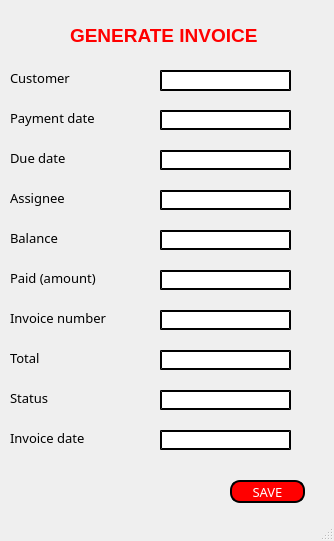
<?xml version="1.0" encoding="UTF-8"?>
<ui version="4.0">
 <class>SecondWindow</class>
 <widget class="QMainWindow" name="SecondWindow">
  <property name="geometry">
   <rect>
    <x>0</x>
    <y>0</y>
    <width>334</width>
    <height>541</height>
   </rect>
  </property>
  <property name="font">
   <font>
    <family>Algerian</family>
   </font>
  </property>
  <property name="windowTitle">
   <string>MainWindow</string>
  </property>
  <widget class="QWidget" name="centralwidget">
   <widget class="QLineEdit" name="lineEdit">
    <property name="geometry">
     <rect>
      <x>160</x>
      <y>70</y>
      <width>131</width>
      <height>21</height>
     </rect>
    </property>
    <property name="font">
     <font>
      <family>Algerian</family>
      <pointsize>8</pointsize>
     </font>
    </property>
    <property name="autoFillBackground">
     <bool>false</bool>
    </property>
    <property name="styleSheet">
     <string notr="true">
border-style:outset;
border-width:2px;

border-color:white;
border-color:black</string>
    </property>
    <property name="text">
     <string/>
    </property>
   </widget>
   <widget class="QLabel" name="label">
    <property name="geometry">
     <rect>
      <x>10</x>
      <y>70</y>
      <width>71</width>
      <height>16</height>
     </rect>
    </property>
    <property name="font">
     <font>
      <pointsize>10</pointsize>
      <weight>50</weight>
      <bold>false</bold>
     </font>
    </property>
    <property name="text">
     <string>Customer</string>
    </property>
   </widget>
   <widget class="QLabel" name="label_2">
    <property name="geometry">
     <rect>
      <x>10</x>
      <y>310</y>
      <width>101</width>
      <height>16</height>
     </rect>
    </property>
    <property name="font">
     <font>
      <pointsize>10</pointsize>
      <weight>50</weight>
      <bold>false</bold>
     </font>
    </property>
    <property name="text">
     <string>Invoice number</string>
    </property>
   </widget>
   <widget class="QLabel" name="label_3">
    <property name="geometry">
     <rect>
      <x>10</x>
      <y>110</y>
      <width>101</width>
      <height>16</height>
     </rect>
    </property>
    <property name="font">
     <font>
      <pointsize>10</pointsize>
      <weight>50</weight>
      <bold>false</bold>
     </font>
    </property>
    <property name="text">
     <string>Payment date</string>
    </property>
   </widget>
   <widget class="QLabel" name="label_4">
    <property name="geometry">
     <rect>
      <x>10</x>
      <y>150</y>
      <width>71</width>
      <height>16</height>
     </rect>
    </property>
    <property name="font">
     <font>
      <pointsize>10</pointsize>
      <weight>50</weight>
      <bold>false</bold>
     </font>
    </property>
    <property name="text">
     <string>Due date</string>
    </property>
   </widget>
   <widget class="QLabel" name="label_5">
    <property name="geometry">
     <rect>
      <x>10</x>
      <y>190</y>
      <width>71</width>
      <height>16</height>
     </rect>
    </property>
    <property name="font">
     <font>
      <pointsize>10</pointsize>
      <weight>50</weight>
      <bold>false</bold>
     </font>
    </property>
    <property name="text">
     <string>Assignee</string>
    </property>
   </widget>
   <widget class="QLabel" name="label_6">
    <property name="geometry">
     <rect>
      <x>10</x>
      <y>230</y>
      <width>71</width>
      <height>16</height>
     </rect>
    </property>
    <property name="font">
     <font>
      <pointsize>10</pointsize>
      <weight>50</weight>
      <bold>false</bold>
     </font>
    </property>
    <property name="text">
     <string>Balance</string>
    </property>
   </widget>
   <widget class="QLabel" name="label_7">
    <property name="geometry">
     <rect>
      <x>10</x>
      <y>270</y>
      <width>101</width>
      <height>16</height>
     </rect>
    </property>
    <property name="font">
     <font>
      <pointsize>10</pointsize>
      <weight>50</weight>
      <bold>false</bold>
     </font>
    </property>
    <property name="text">
     <string>Paid (amount)</string>
    </property>
   </widget>
   <widget class="QLabel" name="label_8">
    <property name="geometry">
     <rect>
      <x>10</x>
      <y>350</y>
      <width>101</width>
      <height>16</height>
     </rect>
    </property>
    <property name="font">
     <font>
      <pointsize>10</pointsize>
      <weight>50</weight>
      <bold>false</bold>
     </font>
    </property>
    <property name="text">
     <string/>
    </property>
   </widget>
   <widget class="QLabel" name="label_9">
    <property name="geometry">
     <rect>
      <x>10</x>
      <y>350</y>
      <width>101</width>
      <height>16</height>
     </rect>
    </property>
    <property name="font">
     <font>
      <pointsize>10</pointsize>
      <weight>50</weight>
      <bold>false</bold>
     </font>
    </property>
    <property name="text">
     <string>Total</string>
    </property>
   </widget>
   <widget class="QLabel" name="label_10">
    <property name="geometry">
     <rect>
      <x>10</x>
      <y>390</y>
      <width>101</width>
      <height>16</height>
     </rect>
    </property>
    <property name="font">
     <font>
      <pointsize>10</pointsize>
      <weight>50</weight>
      <bold>false</bold>
     </font>
    </property>
    <property name="text">
     <string>Status</string>
    </property>
   </widget>
   <widget class="QLabel" name="label_11">
    <property name="geometry">
     <rect>
      <x>10</x>
      <y>430</y>
      <width>101</width>
      <height>16</height>
     </rect>
    </property>
    <property name="font">
     <font>
      <pointsize>10</pointsize>
      <weight>50</weight>
      <bold>false</bold>
     </font>
    </property>
    <property name="text">
     <string>Invoice date</string>
    </property>
   </widget>
   <widget class="QLineEdit" name="lineEdit_2">
    <property name="geometry">
     <rect>
      <x>160</x>
      <y>110</y>
      <width>131</width>
      <height>20</height>
     </rect>
    </property>
    <property name="styleSheet">
     <string notr="true">
border-style:outset;
border-width:2px;

border-color:white;
border-color:black</string>
    </property>
    <property name="text">
     <string/>
    </property>
   </widget>
   <widget class="QLineEdit" name="lineEdit_3">
    <property name="geometry">
     <rect>
      <x>160</x>
      <y>150</y>
      <width>131</width>
      <height>20</height>
     </rect>
    </property>
    <property name="styleSheet">
     <string notr="true">
border-style:outset;
border-width:2px;

border-color:white;
border-color:black</string>
    </property>
    <property name="text">
     <string/>
    </property>
   </widget>
   <widget class="QLineEdit" name="lineEdit_4">
    <property name="geometry">
     <rect>
      <x>160</x>
      <y>190</y>
      <width>131</width>
      <height>20</height>
     </rect>
    </property>
    <property name="styleSheet">
     <string notr="true">
border-style:outset;
border-width:2px;

border-color:white;
border-color:black</string>
    </property>
   </widget>
   <widget class="QLineEdit" name="lineEdit_5">
    <property name="geometry">
     <rect>
      <x>160</x>
      <y>230</y>
      <width>131</width>
      <height>20</height>
     </rect>
    </property>
    <property name="styleSheet">
     <string notr="true">
border-style:outset;
border-width:2px;

border-color:white;
border-color:black</string>
    </property>
   </widget>
   <widget class="QLineEdit" name="lineEdit_6">
    <property name="geometry">
     <rect>
      <x>160</x>
      <y>270</y>
      <width>131</width>
      <height>20</height>
     </rect>
    </property>
    <property name="styleSheet">
     <string notr="true">
border-style:outset;
border-width:2px;

border-color:white;
border-color:black</string>
    </property>
   </widget>
   <widget class="QLineEdit" name="lineEdit_7">
    <property name="geometry">
     <rect>
      <x>160</x>
      <y>310</y>
      <width>131</width>
      <height>20</height>
     </rect>
    </property>
    <property name="styleSheet">
     <string notr="true">
border-style:outset;
border-width:2px;

border-color:white;
border-color:black</string>
    </property>
   </widget>
   <widget class="QLineEdit" name="lineEdit_8">
    <property name="geometry">
     <rect>
      <x>160</x>
      <y>350</y>
      <width>131</width>
      <height>20</height>
     </rect>
    </property>
    <property name="styleSheet">
     <string notr="true">
border-style:outset;
border-width:2px;
;
border-color:white;
border-color:black</string>
    </property>
   </widget>
   <widget class="QLineEdit" name="lineEdit_9">
    <property name="geometry">
     <rect>
      <x>160</x>
      <y>390</y>
      <width>131</width>
      <height>20</height>
     </rect>
    </property>
    <property name="styleSheet">
     <string notr="true">
border-style:outset;
border-width:2px;

border-color:white;
border-color:black</string>
    </property>
   </widget>
   <widget class="QLineEdit" name="lineEdit_10">
    <property name="geometry">
     <rect>
      <x>160</x>
      <y>430</y>
      <width>131</width>
      <height>20</height>
     </rect>
    </property>
    <property name="styleSheet">
     <string notr="true">
border-style:outset;
border-width:2px;

border-color:white;
border-color:black</string>
    </property>
   </widget>
   <widget class="QPushButton" name="pushButton">
    <property name="geometry">
     <rect>
      <x>230</x>
      <y>480</y>
      <width>75</width>
      <height>23</height>
     </rect>
    </property>
    <property name="font">
     <font>
      <family>Algerian</family>
      <pointsize>10</pointsize>
      <weight>50</weight>
      <bold>false</bold>
     </font>
    </property>
    <property name="styleSheet">
     <string notr="true">background-color:red;
color:white;
border-style:outset;
border-width:2px;
border-radius:10px;
border-color:white;
border-color:black;</string>
    </property>
    <property name="text">
     <string>SAVE</string>
    </property>
   </widget>
   <widget class="QLabel" name="label_12">
    <property name="geometry">
     <rect>
      <x>70</x>
      <y>20</y>
      <width>201</width>
      <height>31</height>
     </rect>
    </property>
    <property name="font">
     <font>
      <family>Arial</family>
      <pointsize>14</pointsize>
      <weight>75</weight>
      <bold>true</bold>
     </font>
    </property>
    <property name="styleSheet">
     <string notr="true">color :red;</string>
    </property>
    <property name="text">
     <string>GENERATE INVOICE</string>
    </property>
   </widget>
  </widget>
  <widget class="QStatusBar" name="statusbar"/>
 </widget>
 <resources/>
 <connections/>
</ui>
